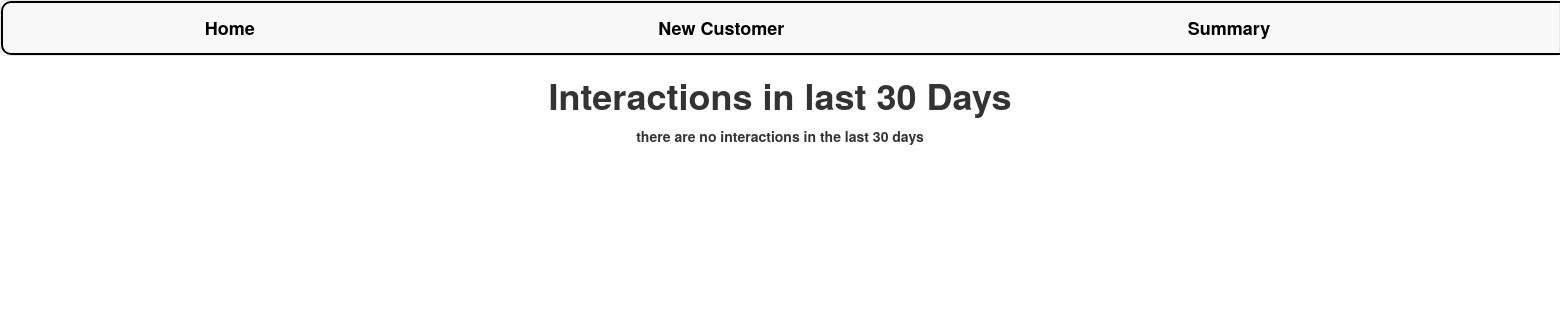
/summary/, run on an earlier commit of the app's database.
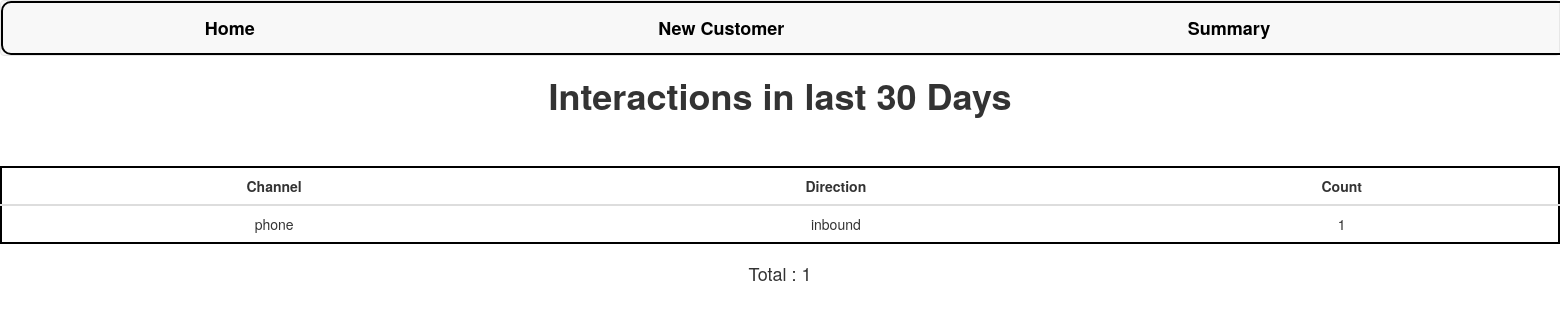
And on a later commit of the database.
### customer360/models.py (models this page shows)
class Interaction(models.Model):
    CHANNEL_CHOICES = [
        ("phone", "Phone"),
        ("sms", "SMS"),
        ("email", "Email"),
        ("letter", "Letter"),
    ]
    DIRECTION_CHOICES = [
        ("inbound", "Inbound"),
        ("outbound", "Outbound"),
    ]
    customer = models.ForeignKey(Customer, on_delete=models.CASCADE)
    channel = models.CharField(max_length=15, choices=CHANNEL_CHOICES)
    direction = models.CharField(max_length=10, choices=DIRECTION_CHOICES)
    interaction_date = models.DateField(auto_now_add=True)
    summary = models.TextField()

### customer360/views.py (the view)
# urls.py: path("summary/", views.summary, name="summary"),
def summary(request):
    thirty_days_ago = date.today() - timedelta(days=30)
    interactions = Interaction.objects.filter(interaction_date__gte=thirty_days_ago)
    count = len(interactions)
    interactions = interactions.values("channel", "direction").annotate(count=Count("channel"))
    context={
        "interactions": interactions,
        "count": count
    }
    return render(request, "summary.html", context=context)

### customer360/templates/summary.html
{% extends 'base.html' %}
{% load static %}
{% block content %}
<html>
    <body>
        <h1> Interactions in last 30 Days  </h1>
        {% if not interactions %}
            <p> there are no interactions in the last 30 days <p>
        {% else %}
            <table class="table">
                <thead>
                    <tr>
                        <th>Channel</th>
                        <th>Direction</th>
                        <th>Count</th>
                    </tr>
                </thead>
                <tbody>
                    {% for interaction in interactions %}
                        <tr>
                            <td>{{ interaction.channel }}</td>
                            <td>{{ interaction.direction }}</td>
                            <td> {{ interaction.count }} </td>
                        </tr>
                    {% endfor %}
                </tbody>
            </table>
            <h4> Total : {{ count }} </h4>
        {% endif %}
    </body>
</html>
{% endblock content %}

### customer360/templates/base.html (shortened to what this page needs)
{% load static %}
<!DOCTYPE html>
<html>
    <head>
        <link rel="stylesheet" href="https://maxcdn.bootstrapcdn.com/bootstrap/3.4.1/css/bootstrap.min.css">
        <link rel="stylesheet" href="{% static 'css/main.css' %}">
    </head>
    <body>
        <nav class="navbar navbar-default">
                <ul class="nav navbar-nav">
                    <li>
                        <a style="color:black;" href="/">Home</a>
                    </li>
                    <li>
                        <a  style="color:black;" href="/create">New Customer</a>
                    </li>
                    <li>
                        <a style="color:black;" href="/summary">Summary</a>
                    </li>
                </ul>
        </nav>
        {% block content %}
        {% endblock %}
    </body>
</html>

### static/css/main.css (style rules this page uses)
body { text-align: center; margin: auto; }
h1,p { font-weight: bold; }
table { margin: auto; border: 2px solid #000000; margin-top: 50px; border-radius: 15px; background-color: white; text-align: center; }
th { text-align: center; }
.nav { width: 200%; border: 2px solid black; border-radius: 10px; }
.nav li { margin-right: 6%; margin-left: 6%; font-size: large; font-weight: bold; }

What changed in the data, as far as the page shows it:
added Interaction: channel "phone", direction "inbound", count "1"
Also different on the page:
{{ count }}: (not shown) → "1"
text no longer shown: "there are no interactions in the last 30 days"
text now shown: "Channel Direction Count Total :"
